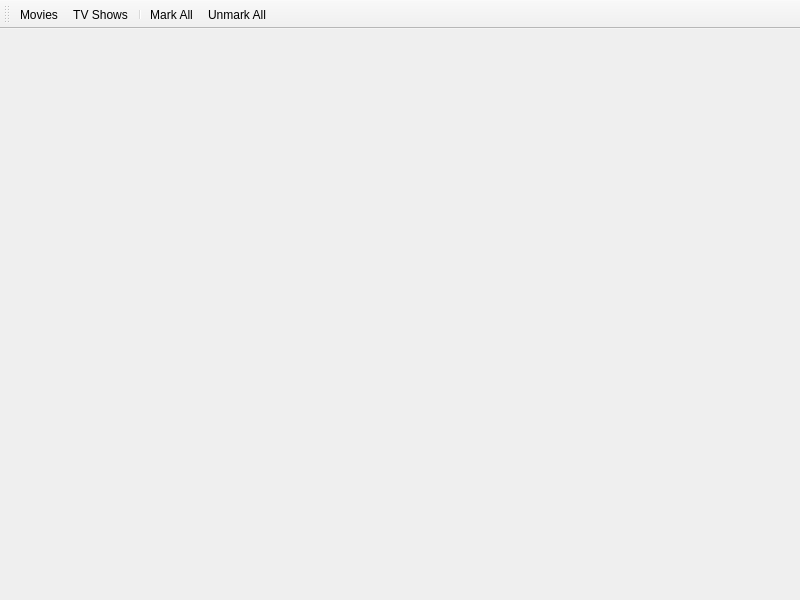
<?xml version="1.0" encoding="UTF-8"?>
<ui version="4.0">
 <class>CollectionLists</class>
 <widget class="QMainWindow" name="CollectionLists">
  <property name="geometry">
   <rect>
    <x>0</x>
    <y>0</y>
    <width>800</width>
    <height>600</height>
   </rect>
  </property>
  <property name="windowTitle">
   <string>MainWindow</string>
  </property>
  <widget class="QWidget" name="centralwidget">
   <layout class="QVBoxLayout" name="verticalLayout">
    <property name="spacing">
     <number>0</number>
    </property>
    <property name="leftMargin">
     <number>0</number>
    </property>
    <property name="topMargin">
     <number>0</number>
    </property>
    <property name="rightMargin">
     <number>0</number>
    </property>
    <property name="bottomMargin">
     <number>0</number>
    </property>
    <item>
     <widget class="QStackedWidget" name="stackedWidget">
      <widget class="QWidget" name="pageMovies"/>
      <widget class="QWidget" name="pageTVShows"/>
     </widget>
    </item>
   </layout>
  </widget>
  <widget class="QToolBar" name="toolBar">
   <property name="windowTitle">
    <string>toolBar</string>
   </property>
   <attribute name="toolBarArea">
    <enum>TopToolBarArea</enum>
   </attribute>
   <attribute name="toolBarBreak">
    <bool>false</bool>
   </attribute>
   <addaction name="actionMovies"/>
   <addaction name="actionTV_Shows"/>
   <addaction name="separator"/>
   <addaction name="actionMark_All"/>
   <addaction name="actionUnmark_All"/>
  </widget>
  <action name="actionMovies">
   <property name="text">
    <string>Movies</string>
   </property>
  </action>
  <action name="actionTV_Shows">
   <property name="text">
    <string>TV Shows</string>
   </property>
  </action>
  <action name="actionMark_All">
   <property name="text">
    <string>Mark All</string>
   </property>
  </action>
  <action name="actionUnmark_All">
   <property name="text">
    <string>Unmark All</string>
   </property>
  </action>
 </widget>
 <resources/>
 <connections/>
</ui>
